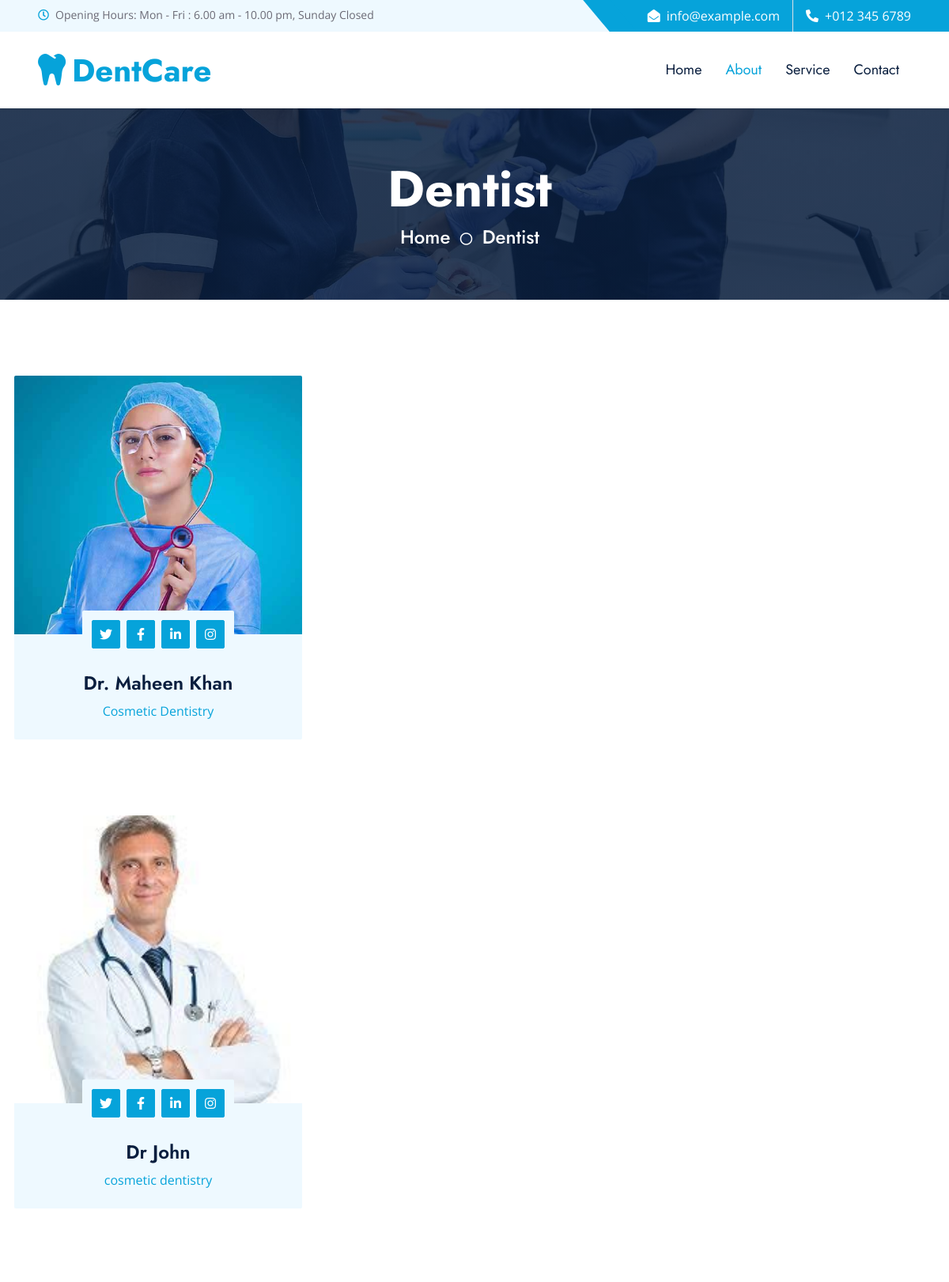
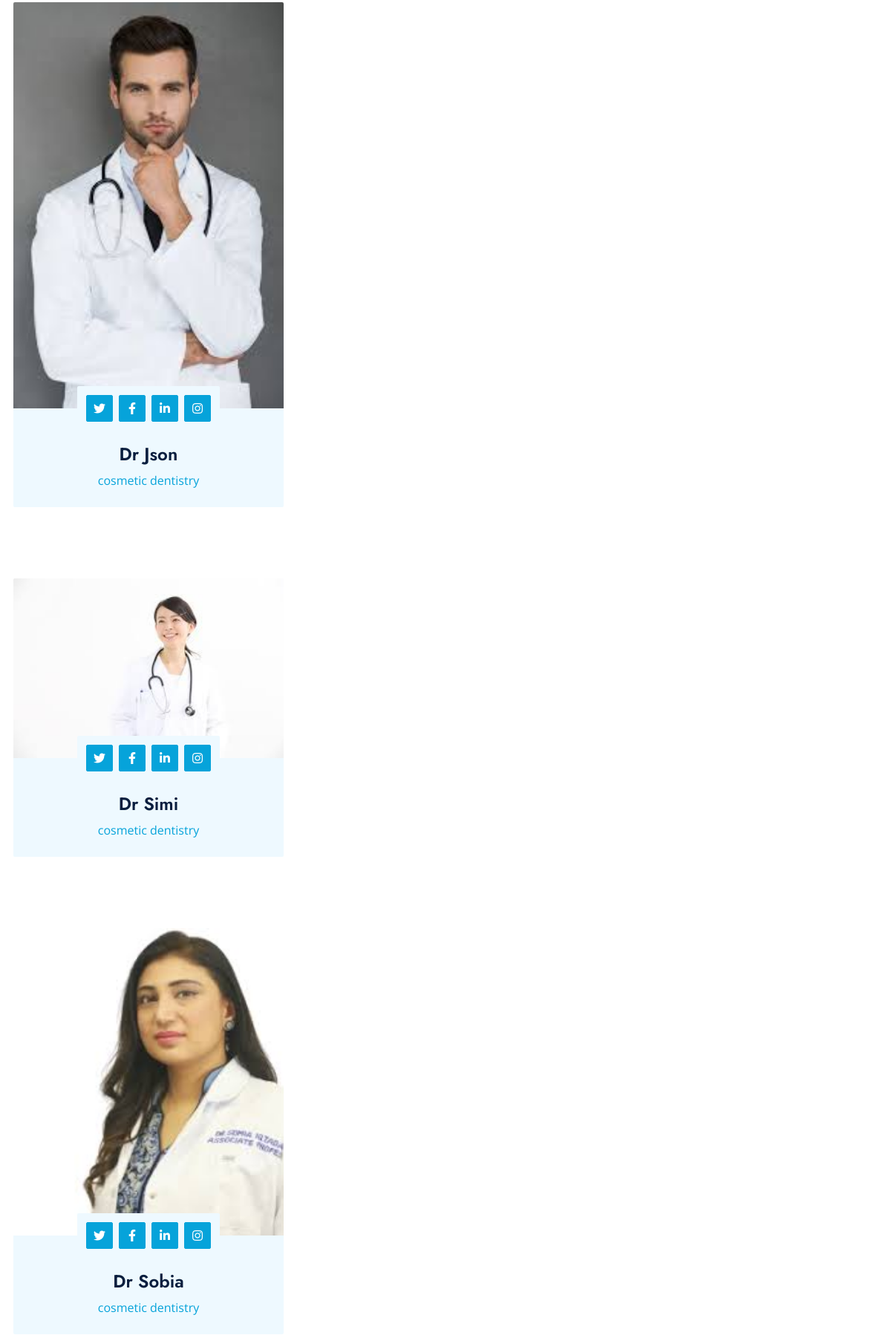
Screenshot of /service/2 (upper part) with the database file from the repository (2 pictures, top to bottom).
### dentist_appointment/models.py (models this page shows, shortened)
class Doctor(models.Model):
    service = models.ForeignKey(Service, on_delete=models.CASCADE)
    doctor_name=models.CharField(max_length=35)
    doctor_service=models.CharField(max_length=25)
    consultation_fee = models.DecimalField(max_digits=6, decimal_places=2)
    available_days=models.CharField(max_length=15)
    available_time=models.CharField(max_length=25)
    doctor_email=models.EmailField(max_length=50)
    doctor_image=models.ImageField(blank=True,upload_to='uploads/')
    created_at =  models.DateTimeField(default = timezone.now)

### dentist_appointment/views.py (the view)
# urls.py: path('service/<int:doctor_choice_id>', views.doctorchoices, name='doctorchoices'),
def doctorchoices(request,doctor_choice_id):
    doctor_choice_data =Service.objects.get( pk=doctor_choice_id)
    doctor_choice_in_data=Doctor.objects.filter(service=doctor_choice_data)
    context = {
       'doctor_choice_info'        :    doctor_choice_data,
       'doctor_choice_in_data_info':    doctor_choice_in_data
    }
    return render(request,"doctorchoices.html",context)

### dentist_appointment/templates/doctorchoices.html (shortened to what this page needs)
{% extends 'base.html' %}
{% block content %}
{% load static %}
    <div class="container-fluid bg-primary py-5 hero-header mb-5">
        <div class="row py-3">
            <div class="col-12 text-center">
                <h1 class="display-3 text-white animated zoomIn">Dentist</h1>
                <a href="" class="h4 text-white">Home</a>
                <i class="far fa-circle text-white px-2"></i>
                <a href="" class="h4 text-white">Dentist</a>
            </div>
        </div>
    </div>
    {% for doctor_choice in doctor_choice_in_data_info %}
    <div class="container-fluid py-5">
        <div class="container">
            <div class="row g-5" id="card" >
                <div class="col-lg-4 wow slideInUp" data-wow-delay="0.3s" id="card1">
                    <div class="team-item">
                        <div class="position-relative rounded-top" style="z-index: 1;">
                            <a href="{% url 'details' doctor_choice.id %}"><img class="img-fluid rounded-top w-100" src="{{doctor_choice.doctor_image.url}}" alt=""></a>
                            <div class="position-absolute top-100 start-50 translate-middle bg-light rounded p-2 d-flex">
                                <a class="btn btn-primary btn-square m-1" href="#"><i class="fab fa-twitter fw-normal"></i></a>
                                <a class="btn btn-primary btn-square m-1" href="#"><i class="fab fa-facebook-f fw-normal"></i></a>
                                <a class="btn btn-primary btn-square m-1" href="#"><i class="fab fa-linkedin-in fw-normal"></i></a>
                                <a class="btn btn-primary btn-square m-1" href="#"><i class="fab fa-instagram fw-normal"></i></a>
                            </div>
                        </div>
                        <div class="team-text position-relative bg-light text-center rounded-bottom p-4 pt-5">
                            <h4 class="mb-2">{{doctor_choice.doctor_name}}</h4>
                            <p class="text-primary mb-0">{{doctor_choice.doctor_service}}</p>
                        </div>
                    </div>
                </div>
            </div>
        </div>
    </div>
    {% endfor %}
{% endblock %}

### dentist_appointment/static/css/style.css (style rules this page uses)
:root { --primary: #06A3DA; --secondary: #F57E57; --light: #EEF9FF; --dark: #091E3E; }
h1, h2, .font-weight-bold { font-weight: 700 !important; }
h3, h4, .font-weight-semi-bold { font-weight: 600 !important; }
.btn { font-family: 'Jost', sans-serif; font-weight: 600; transition: .5s; }
.btn-primary, .btn-secondary { color: #FFFFFF; }
.btn-square { width: 36px; height: 36px; }
.btn-square, .btn-sm-square, .btn-lg-square { padding-left: 0; padding-right: 0; text-align: center; }
.hero-header { background: linear-gradient(rgba(9, 30, 62, .85), rgba(9, 30, 62, .85)), url(../img/carousel-1.jpg) center center no-repeat; background-size: cover; }
.service-item img, .service-item .bg-light, .service-item .bg-light h5, .team-item .team-text { transition: .5s; }
.team-item .team-text::after, .service-item .bg-light::after { position: absolute; content: ""; top: 50%; bottom: 0; left: 15px; right: 15px; border-radius:100px / 15px; box-shadow: 0 0 15px rgba(0, 0, 0, .7); opacity: 0; transition: .5s; z-index: -1; }
#card { display: flex; }

### rows the page displays
Doctor: doctor_image (picture), doctor_name "Dr. Maheen Khan", doctor_service "Cosmetic Dentistry"
Doctor: doctor_image (picture), doctor_name "Dr John", doctor_service "cosmetic dentistry"
Doctor: doctor_image (picture), doctor_name "Dr Json", doctor_service "cosmetic dentistry"
Doctor: doctor_image (picture), doctor_name "Dr Simi", doctor_service "cosmetic dentistry"
Doctor: doctor_image (picture), doctor_name "Dr Sobia", doctor_service "cosmetic dentistry"
